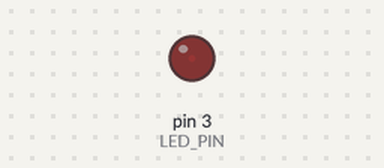
Recording of a program running on a simulated Arduino Uno, built with avr-gcc and run on an emulated ATmega328P. Shown: output pins drawn as LEDs (lit = HIGH).

Above: at 0.05 s.
At 0.7 s:
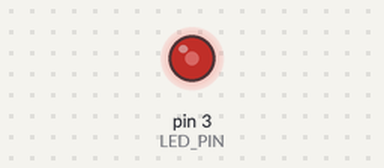
At 1.4 s:
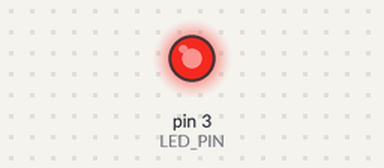
At 2.75 s:
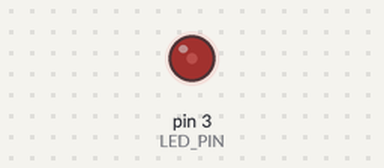
Timing chart, 0 to 7.0 s (numbered marks = the images above):
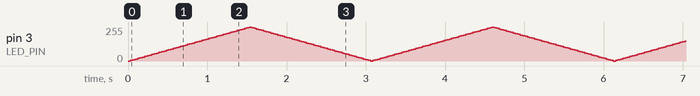

The program:

main.cpp
```cpp
#include <Arduino.h>

const int LED_PIN = 3;
const int MAX_BRIGHTNESS = 255;
const int MIN_BRIGHTNESS = 0;
const int FADE_STEP = 5; // must divide MAX_BRIGHTNESS evenly, or the fade never reaches the top
const int STEP_DELAY_MS = 30;

void setup() {
  pinMode(LED_PIN, OUTPUT);
}

void loop() {
  for(int brightness = MIN_BRIGHTNESS; brightness <= MAX_BRIGHTNESS; brightness += FADE_STEP){
    analogWrite(LED_PIN, brightness);
    delay(STEP_DELAY_MS);
  }
  for(int brightness = MAX_BRIGHTNESS - FADE_STEP; brightness >= MIN_BRIGHTNESS + FADE_STEP; brightness -= FADE_STEP){
    analogWrite(LED_PIN, brightness);
    delay(STEP_DELAY_MS);
  }
}
```
